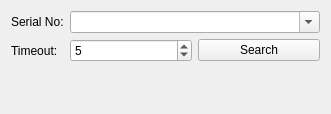
<?xml version="1.0" encoding="UTF-8"?>
<ui version="4.0">
 <class>Form</class>
 <widget class="QWidget" name="Form">
  <property name="geometry">
   <rect>
    <x>0</x>
    <y>0</y>
    <width>331</width>
    <height>114</height>
   </rect>
  </property>
  <property name="windowTitle">
   <string>Form</string>
  </property>
  <property name="styleSheet">
   <string notr="true">QToolTip {
    border: 1px solid #76797C;
    background-color: #5A7566;
    color: white;
    padding: 0px;
    opacity: 200;
}

QWidget {
    color: #eff0f1;
    background-color: #31363b;
    selection-background-color: #3daee9;
    selection-color: #eff0f1;
    background-clip: border;
    border-image: none;
    border: 0px transparent black;
    outline: 0;
}

QWidget:item:hover {
    background-color: #18465d;
    color: #eff0f1;
}

QWidget:item:selected {
    background-color: #18465d;
}

QCheckBox {
    spacing: 5px;
    outline: none;
    color: #eff0f1;
    margin-bottom: 2px;
}

QCheckBox:disabled {
    color: #76797C;
}

QCheckBox::indicator,
QGroupBox::indicator {
    width: 18px;
    height: 18px;
}

QGroupBox::indicator {
    margin-left: 2px;
}

QCheckBox::indicator:unchecked,
QGroupBox::indicator:unchecked {
    image: url(:/qss_icons/rc/checkbox_unchecked.png);
}

QCheckBox::indicator:unchecked:hover,
QCheckBox::indicator:unchecked:focus,
QCheckBox::indicator:unchecked:pressed,
QGroupBox::indicator:unchecked:hover,
QGroupBox::indicator:unchecked:focus,
QGroupBox::indicator:unchecked:pressed {
    border: none;
    image: url(:/qss_icons/rc/checkbox_unchecked_focus.png);
}

QCheckBox::indicator:checked,
QGroupBox::indicator:checked {
    image: url(:/qss_icons/rc/checkbox_checked.png);
}

QCheckBox::indicator:checked:hover,
QCheckBox::indicator:checked:focus,
QCheckBox::indicator:checked:pressed,
QGroupBox::indicator:checked:hover,
QGroupBox::indicator:checked:focus,
QGroupBox::indicator:checked:pressed {
    border: none;
    image: url(:/qss_icons/rc/checkbox_checked_focus.png);
}

QCheckBox::indicator:indeterminate {
    image: url(:/qss_icons/rc/checkbox_indeterminate.png);
}

QCheckBox::indicator:indeterminate:focus,
QCheckBox::indicator:indeterminate:hover,
QCheckBox::indicator:indeterminate:pressed {
    image: url(:/qss_icons/rc/checkbox_indeterminate_focus.png);
}

QCheckBox::indicator:checked:disabled,
QGroupBox::indicator:checked:disabled {
    image: url(:/qss_icons/rc/checkbox_checked_disabled.png);
}

QCheckBox::indicator:unchecked:disabled,
QGroupBox::indicator:unchecked:disabled {
    image: url(:/qss_icons/rc/checkbox_unchecked_disabled.png);
}

QRadioButton {
    color:                  white;
}

QRadioButton::indicator {
    width:                  10px;
    height:                 10px;
    border-radius:          7px;
}

QRadioButton::indicator:checked {
    background-color:       red;
    border:                 2px solid white;
}

QRadioButton::indicator:unchecked {
    background-color:       black;
    border:                 2px solid white;
}

QMenuBar {
    background-color: #31363b;
    color: #eff0f1;
}

QMenuBar::item {
    background: transparent;
}

QMenuBar::item:selected {
    background: transparent;
    border: 1px solid #76797C;
}

QMenuBar::item:pressed {
    border: 1px solid #76797C;
    background-color: #3daee9;
    color: #eff0f1;
    margin-bottom: -1px;
    padding-bottom: 1px;
}

QMenu {
    border: 1px solid #76797C;
    color: #eff0f1;
    margin: 2px;
}

QMenu::icon {
    margin: 5px;
}

QMenu::item {
    padding: 5px 30px 5px 30px;
    border: 1px solid transparent;
    /* reserve space for selection border */
}

QMenu::item:selected {
    color: #eff0f1;
}

QMenu::separator {
    height: 2px;
    background: lightblue;
    margin-left: 10px;
    margin-right: 5px;
}

QMenu::indicator {
    width: 18px;
    height: 18px;
}


/* non-exclusive indicator = check box style indicator
   (see QActionGroup::setExclusive) */

QMenu::indicator:non-exclusive:unchecked {
    image: url(:/qss_icons/rc/checkbox_unchecked.png);
}

QMenu::indicator:non-exclusive:unchecked:selected {
    image: url(:/qss_icons/rc/checkbox_unchecked_disabled.png);
}

QMenu::indicator:non-exclusive:checked {
    image: url(:/qss_icons/rc/checkbox_checked.png);
}

QMenu::indicator:non-exclusive:checked:selected {
    image: url(:/qss_icons/rc/checkbox_checked_disabled.png);
}


/* exclusive indicator = radio button style indicator (see QActionGroup::setExclusive) */

QMenu::indicator:exclusive:unchecked {
    image: url(:/qss_icons/rc/radio_unchecked.png);
}

QMenu::indicator:exclusive:unchecked:selected {
    image: url(:/qss_icons/rc/radio_unchecked_disabled.png);
}

QMenu::indicator:exclusive:checked {
    image: url(:/qss_icons/rc/radio_checked.png);
}

QMenu::indicator:exclusive:checked:selected {
    image: url(:/qss_icons/rc/radio_checked_disabled.png);
}

QMenu::right-arrow {
    margin: 5px;
    image: url(:/qss_icons/rc/right_arrow.png)
}

QWidget:disabled {
    color: #454545;
    background-color: #31363b;
}

QAbstractItemView {
    alternate-background-color: #31363b;
    color: #eff0f1;
    border: 1px solid #3A3939;
    border-radius: 2px;
}

QWidget:focus,
QMenuBar:focus {
    border: 1px solid #3daee9;
}

QTabWidget:focus,
QCheckBox:focus,
QRadioButton:focus,
QSlider:focus {
    border: none;
}

QLineEdit {
    background-color: #232629;
    padding: 5px;
    border-style: solid;
    border: 1px solid #76797C;
    border-radius: 2px;
    color: #eff0f1;
}

QAbstractItemView QLineEdit {
    padding: 0;
}

QGroupBox {
    border: 1px solid #76797C;
    border-radius: 2px;
    margin-top: 20px;
}

QGroupBox::title {
    subcontrol-origin: margin;
    subcontrol-position: top center;
    padding-left: 10px;
    padding-right: 10px;
    padding-top: 10px;
}

QAbstractScrollArea {
    border-radius: 2px;
    border: 1px solid #76797C;
    background-color: transparent;
}

QScrollBar:horizontal {
    height: 15px;
    margin: 3px 15px 3px 15px;
    border: 1px transparent #2A2929;
    border-radius: 4px;
    background-color: #2A2929;
}

QScrollBar::handle:horizontal {
    background-color: #605F5F;
    min-width: 5px;
    border-radius: 4px;
}

QScrollBar::add-line:horizontal {
    margin: 0px 3px 0px 3px;
    border-image: url(:/qss_icons/rc/right_arrow_disabled.png);
    width: 10px;
    height: 10px;
    subcontrol-position: right;
    subcontrol-origin: margin;
}

QScrollBar::sub-line:horizontal {
    margin: 0px 3px 0px 3px;
    border-image: url(:/qss_icons/rc/left_arrow_disabled.png);
    height: 10px;
    width: 10px;
    subcontrol-position: left;
    subcontrol-origin: margin;
}

QScrollBar::add-line:horizontal:hover,
QScrollBar::add-line:horizontal:on {
    border-image: url(:/qss_icons/rc/right_arrow.png);
    height: 10px;
    width: 10px;
    subcontrol-position: right;
    subcontrol-origin: margin;
}

QScrollBar::sub-line:horizontal:hover,
QScrollBar::sub-line:horizontal:on {
    border-image: url(:/qss_icons/rc/left_arrow.png);
    height: 10px;
    width: 10px;
    subcontrol-position: left;
    subcontrol-origin: margin;
}

QScrollBar::up-arrow:horizontal,
QScrollBar::down-arrow:horizontal {
    background: none;
}

QScrollBar::add-page:horizontal,
QScrollBar::sub-page:horizontal {
    background: none;
}

QScrollBar:vertical {
    background-color: #2A2929;
    width: 15px;
    margin: 15px 3px 15px 3px;
    border: 1px transparent #2A2929;
    border-radius: 4px;
}

QScrollBar::handle:vertical {
    background-color: #605F5F;
    min-height: 5px;
    border-radius: 4px;
}

QScrollBar::sub-line:vertical {
    margin: 3px 0px 3px 0px;
    border-image: url(:/qss_icons/rc/up_arrow_disabled.png);
    height: 10px;
    width: 10px;
    subcontrol-position: top;
    subcontrol-origin: margin;
}

QScrollBar::add-line:vertical {
    margin: 3px 0px 3px 0px;
    border-image: url(:/qss_icons/rc/down_arrow_disabled.png);
    height: 10px;
    width: 10px;
    subcontrol-position: bottom;
    subcontrol-origin: margin;
}

QScrollBar::sub-line:vertical:hover,
QScrollBar::sub-line:vertical:on {
    border-image: url(:/qss_icons/rc/up_arrow.png);
    height: 10px;
    width: 10px;
    subcontrol-position: top;
    subcontrol-origin: margin;
}

QScrollBar::add-line:vertical:hover,
QScrollBar::add-line:vertical:on {
    border-image: url(:/qss_icons/rc/down_arrow.png);
    height: 10px;
    width: 10px;
    subcontrol-position: bottom;
    subcontrol-origin: margin;
}

QScrollBar::up-arrow:vertical,
QScrollBar::down-arrow:vertical {
    background: none;
}

QScrollBar::add-page:vertical,
QScrollBar::sub-page:vertical {
    background: none;
}

QTextEdit {
    background-color: #232629;
    color: #eff0f1;
    border: 1px solid #76797C;
}

QPlainTextEdit {
    background-color: #232629;
    ;
    color: #eff0f1;
    border-radius: 2px;
    border: 1px solid #76797C;
}

QHeaderView::section {
    background-color: #76797C;
    color: #eff0f1;
    padding: 5px;
    border: 1px solid #76797C;
}

QSizeGrip {
    image: url(:/qss_icons/rc/sizegrip.png);
    width: 12px;
    height: 12px;
}

QMainWindow::separator {
    background-color: #31363b;
    color: white;
    padding-left: 4px;
    spacing: 2px;
    border: 1px dashed #76797C;
}

QMainWindow::separator:hover {
    background-color: #787876;
    color: white;
    padding-left: 4px;
    border: 1px solid #76797C;
    spacing: 2px;
}

QMenu::separator {
    height: 1px;
    background-color: #76797C;
    color: white;
    padding-left: 4px;
    margin-left: 10px;
    margin-right: 5px;
}

QFrame {
    border-radius: 2px;
    border: 1px solid #76797C;
}

QFrame[frameShape=&quot;0&quot;] {
    border-radius: 2px;
    border: 1px transparent #76797C;
}

QStackedWidget {
    border: 1px transparent black;
}

QToolBar {
    border: 1px transparent #393838;
    background: 1px solid #31363b;
    font-weight: bold;
}

QToolBar::handle:horizontal {
    image: url(:/qss_icons/rc/Hmovetoolbar.png);
}

QToolBar::handle:vertical {
    image: url(:/qss_icons/rc/Vmovetoolbar.png);
}

QToolBar::separator:horizontal {
    image: url(:/qss_icons/rc/Hsepartoolbar.png);
}

QToolBar::separator:vertical {
    image: url(:/qss_icons/rc/Vsepartoolbar.png);
}

QToolButton#qt_toolbar_ext_button {
    background: #58595a
}

QPushButton {
    color: #eff0f1;
    background-color: #31363b;
    border-width: 1px;
    border-color: #76797C;
    border-style: solid;
    padding: 5px;
    border-radius: 2px;
    outline: none;
}

QPushButton:disabled {
    background-color: #31363b;
    border-width: 1px;
    border-color: #454545;
    border-style: solid;
    padding-top: 5px;
    padding-bottom: 5px;
    padding-left: 10px;
    padding-right: 10px;
    border-radius: 2px;
    color: #454545;
}

QPushButton:focus {
    background-color: #3daee9;
    color: white;
}

QPushButton:pressed {
    background-color: #3daee9;
    padding-top: -15px;
    padding-bottom: -17px;
}

QComboBox {
    selection-background-color: #3daee9;
    border-style: solid;
    border: 1px solid #76797C;
    border-radius: 2px;
    padding: 5px;
    min-width: 75px;
}

QPushButton:checked {
    background-color: #76797C;
    border-color: #6A6969;
}

QComboBox:hover,
QPushButton:hover,
QAbstractSpinBox:hover,
QLineEdit:hover,
QTextEdit:hover,
QPlainTextEdit:hover,
QAbstractView:hover,
QTreeView:hover {
    border: 1px solid #3daee9;
    color: #eff0f1;
}

QComboBox:on {
    padding-top: 3px;
    padding-left: 4px;
    selection-background-color: #4a4a4a;
}

QComboBox QAbstractItemView {
    background-color: #232629;
    border-radius: 2px;
    border: 1px solid #76797C;
    selection-background-color: #18465d;
}

QComboBox::drop-down {
    subcontrol-origin: padding;
    subcontrol-position: top right;
    width: 15px;
    border-left-width: 0px;
    border-left-color: darkgray;
    border-left-style: solid;
    border-top-right-radius: 3px;
    border-bottom-right-radius: 3px;
}

QComboBox::down-arrow {
    image: url(/usr/share/icons/Adwaita/16x16/actions/go-down-symbolic.symbolic.png);
}

QComboBox::down-arrow:on {
	top: 1px;
    left: 1px;
}

QAbstractSpinBox {
    padding: 5px;
    border: 1px solid #76797C;
    color: #eff0f1;
    border-radius: 2px;
    min-width: 75px;
}

QAbstractSpinBox::up-arrow,
QAbstractSpinBox::up-arrow:disabled,
QAbstractSpinBox::up-arrow:off {
    image: url(/usr/share/icons/Adwaita/16x16/actions/go-up-symbolic.symbolic.png);
    width: 10px;
    height: 10px;
}

QAbstractSpinBox::up-arrow:hover {
    image: url(:/qss_icons/rc/up_arrow.png);
}

QAbstractSpinBox::down-arrow,
QAbstractSpinBox::down-arrow:disabled,
QAbstractSpinBox::down-arrow:off {
    image: url(/usr/share/icons/Adwaita/16x16/actions/go-down-symbolic.symbolic.png);
    width: 10px;
    height: 10px;
}

QAbstractSpinBox::down-arrow:hover {
    image: url(:/qss_icons/rc/down_arrow.png);
}

QLabel {
    border: 0px solid black;
}

QTabWidget {
    border: 0px transparent black;
}

QTabWidget::pane {
    border: 1px solid #76797C;
    padding: 5px;
    margin: 0px;
}

QTabWidget::tab-bar {
    /* left: 5px; move to the right by 5px */
}

QTabBar {
    qproperty-drawBase: 0;
    border-radius: 3px;
}

QTabBar:focus {
    border: 0px transparent black;
}

QTabBar::close-button {
    image: url(:/qss_icons/rc/close.png);
    background: transparent;
}

QTabBar::close-button:hover {
    image: url(:/qss_icons/rc/close-hover.png);
    background: transparent;
}

QTabBar::close-button:pressed {
    image: url(:/qss_icons/rc/close-pressed.png);
    background: transparent;
}


/* TOP TABS */

QTabBar::tab:top {
    color: #eff0f1;
    border: 1px solid #76797C;
    border-bottom: 1px transparent black;
    background-color: #31363b;
    padding: 5px;
    min-width: 50px;
    border-top-left-radius: 2px;
    border-top-right-radius: 2px;
}

QTabBar::tab:top:selected {
    color: #eff0f1;
    background-color: #54575B;
    border: 1px solid #76797C;
    border-bottom: 2px solid #3daee9;
    border-top-left-radius: 2px;
    border-top-right-radius: 2px;
}

QTabBar::tab:top:!selected:hover {
    background-color: #3daee9;
}


/* BOTTOM TABS */

QTabBar::tab:bottom {
    color: #eff0f1;
    border: 1px solid #76797C;
    border-top: 1px transparent black;
    background-color: #31363b;
    padding: 5px;
    border-bottom-left-radius: 2px;
    border-bottom-right-radius: 2px;
    min-width: 50px;
}

QTabBar::tab:bottom:selected {
    color: #eff0f1;
    background-color: #54575B;
    border: 1px solid #76797C;
    border-top: 2px solid #3daee9;
    border-bottom-left-radius: 2px;
    border-bottom-right-radius: 2px;
}

QTabBar::tab:bottom:!selected:hover {
    background-color: #3daee9;
}


/* LEFT TABS */

QTabBar::tab:left {
    color: #eff0f1;
    border: 1px solid #76797C;
    border-left: 1px transparent black;
    background-color: #31363b;
    padding: 5px;
    border-top-right-radius: 2px;
    border-bottom-right-radius: 2px;
    min-height: 50px;
}

QTabBar::tab:left:selected {
    color: #eff0f1;
    background-color: #54575B;
    border: 1px solid #76797C;
    border-left: 2px solid #3daee9;
    border-top-right-radius: 2px;
    border-bottom-right-radius: 2px;
}

QTabBar::tab:left:!selected:hover {
    background-color: #3daee9;
}


/* RIGHT TABS */

QTabBar::tab:right {
    color: #eff0f1;
    border: 1px solid #76797C;
    border-right: 1px transparent black;
    background-color: #31363b;
    padding: 5px;
    border-top-left-radius: 2px;
    border-bottom-left-radius: 2px;
    min-height: 50px;
}

QTabBar::tab:right:selected {
    color: #eff0f1;
    background-color: #54575B;
    border: 1px solid #76797C;
    border-right: 2px solid #3daee9;
    border-top-left-radius: 2px;
    border-bottom-left-radius: 2px;
}

QTabBar::tab:right:!selected:hover {
    background-color: #3daee9;
}

QTabBar QToolButton::right-arrow:enabled {
    image: url(:/qss_icons/rc/right_arrow.png);
}

QTabBar QToolButton::left-arrow:enabled {
    image: url(:/qss_icons/rc/left_arrow.png);
}

QTabBar QToolButton::right-arrow:disabled {
    image: url(:/qss_icons/rc/right_arrow_disabled.png);
}

QTabBar QToolButton::left-arrow:disabled {
    image: url(:/qss_icons/rc/left_arrow_disabled.png);
}

QDockWidget {
    background: #31363b;
    border: 1px solid #403F3F;
    titlebar-close-icon: url(:/qss_icons/rc/close.png);
    titlebar-normal-icon: url(:/qss_icons/rc/undock.png);
}

QDockWidget::close-button,
QDockWidget::float-button {
    border: 1px solid transparent;
    border-radius: 2px;
    background: transparent;
}

QDockWidget::close-button:hover,
QDockWidget::float-button:hover {
    background: rgba(255, 255, 255, 10);
}

QDockWidget::close-button:pressed,
QDockWidget::float-button:pressed {
    padding: 1px -1px -1px 1px;
    background: rgba(255, 255, 255, 10);
}

QTreeView,
QListView {
    border: 1px solid #76797C;
    background-color: #232629;
}

QTreeView:branch:selected,
QTreeView:branch:hover {
    background: url(:/qss_icons/rc/transparent.png);
}

QTreeView::branch:has-siblings:!adjoins-item {
    border-image: url(:/qss_icons/rc/transparent.png);
}

QTreeView::branch:has-siblings:adjoins-item {
    border-image: url(:/qss_icons/rc/transparent.png);
}

QTreeView::branch:!has-children:!has-siblings:adjoins-item {
    border-image: url(:/qss_icons/rc/transparent.png);
}

QTreeView::branch:has-children:!has-siblings:closed,
QTreeView::branch:closed:has-children:has-siblings {
    image: url(:/qss_icons/rc/branch_closed.png);
}

QTreeView::branch:open:has-children:!has-siblings,
QTreeView::branch:open:has-children:has-siblings {
    image: url(:/qss_icons/rc/branch_open.png);
}

QTreeView::branch:has-children:!has-siblings:closed:hover,
QTreeView::branch:closed:has-children:has-siblings:hover {
    image: url(:/qss_icons/rc/branch_closed-on.png);
}

QTreeView::branch:open:has-children:!has-siblings:hover,
QTreeView::branch:open:has-children:has-siblings:hover {
    image: url(:/qss_icons/rc/branch_open-on.png);
}

QListView::item:!selected:hover,
QTreeView::item:!selected:hover {
    background: #18465d;
    outline: 0;
    color: #eff0f1
}

QListView::item:selected:hover,
QTreeView::item:selected:hover {
    background: #287399;
    color: #eff0f1;
}

QTreeView::indicator:checked,
QListView::indicator:checked {
    image: url(:/qss_icons/rc/checkbox_checked.png);
}

QTreeView::indicator:unchecked,
QListView::indicator:unchecked {
    image: url(:/qss_icons/rc/checkbox_unchecked.png);
}

QTreeView::indicator:indeterminate,
QListView::indicator:indeterminate {
    image: url(:/qss_icons/rc/checkbox_indeterminate.png);
}

QTreeView::indicator:checked:hover,
QTreeView::indicator:checked:focus,
QTreeView::indicator:checked:pressed,
QListView::indicator:checked:hover,
QListView::indicator:checked:focus,
QListView::indicator:checked:pressed {
    image: url(:/qss_icons/rc/checkbox_checked_focus.png);
}

QTreeView::indicator:unchecked:hover,
QTreeView::indicator:unchecked:focus,
QTreeView::indicator:unchecked:pressed,
QListView::indicator:unchecked:hover,
QListView::indicator:unchecked:focus,
QListView::indicator:unchecked:pressed {
    image: url(:/qss_icons/rc/checkbox_unchecked_focus.png);
}

QTreeView::indicator:indeterminate:hover,
QTreeView::indicator:indeterminate:focus,
QTreeView::indicator:indeterminate:pressed,
QListView::indicator:indeterminate:hover,
QListView::indicator:indeterminate:focus,
QListView::indicator:indeterminate:pressed {
    image: url(:/qss_icons/rc/checkbox_indeterminate_focus.png);
}

QSlider::groove:horizontal {
    border: 1px solid #565a5e;
    height: 4px;
    background: #565a5e;
    margin: 0px;
    border-radius: 2px;
}

QSlider::handle:horizontal {
    background: #232629;
    border: 1px solid #565a5e;
    width: 16px;
    height: 16px;
    margin: -8px 0;
    border-radius: 9px;
}

QSlider::sub-page:horizontal {
    border: 1px solid #565a5e;
    height: 4px;
    background: #3daee9;
    margin: 0px;
    border-radius: 2px;
}

QSlider::groove:vertical {
    border: 1px solid #565a5e;
    width: 4px;
    background: #565a5e;
    margin: 0px;
    border-radius: 3px;
}

QSlider::handle:vertical {
    background: #232629;
    border: 1px solid #565a5e;
    width: 16px;
    height: 16px;
    margin: 0 -8px;
    border-radius: 9px;
}

QSlider::sub-page:vertical {
    border: 1px solid #565a5e;
    width: 4px;
    background: #3daee9;
    margin: 0px;
    border-radius: 3px;
}

QToolButton {
    background-color: transparent;
    border: 1px transparent #76797C;
    border-radius: 2px;
    margin: 3px;
    padding: 5px;
}

QToolButton[popupMode=&quot;1&quot;] {
    /* only for MenuButtonPopup */
    padding-right: 20px;
    /* make way for the popup button */
    border: 1px #76797C;
    border-radius: 5px;
}

QToolButton[popupMode=&quot;2&quot;] {
    /* only for InstantPopup */
    padding-right: 10px;
    /* make way for the popup button */
    border: 1px #76797C;
}

QToolButton:hover,
QToolButton::menu-button:hover {
    background-color: transparent;
    border: 1px solid #3daee9;
    padding: 5px;
}

QToolButton:checked,
QToolButton:pressed,
QToolButton::menu-button:pressed {
    background-color: #3daee9;
    border: 1px solid #3daee9;
    padding: 5px;
}


/* the subcontrol below is used only in the InstantPopup or DelayedPopup mode */

QToolButton::menu-indicator {
    image: url(:/qss_icons/rc/down_arrow.png);
    top: -7px;
    left: -2px;
    /* shift it a bit */
}


/* the subcontrols below are used only in the MenuButtonPopup mode */

QToolButton::menu-button {
    border: 1px transparent #76797C;
    border-top-right-radius: 6px;
    border-bottom-right-radius: 6px;
    /* 16px width + 4px for border = 20px allocated above */
    width: 16px;
    outline: none;
}

QToolButton::menu-arrow {
    image: url(:/qss_icons/rc/down_arrow.png);
}

QToolButton::menu-arrow:open {
    border: 1px solid #76797C;
}

QPushButton::menu-indicator {
    subcontrol-origin: padding;
    subcontrol-position: bottom right;
    left: 8px;
}

QTableView {
    border: 1px solid #76797C;
    gridline-color: #31363b;
    background-color: #232629;
}

QTableView,
QHeaderView {
    border-radius: 0px;
}

QTableView::item:pressed,
QListView::item:pressed,
QTreeView::item:pressed {
    background: #18465d;
    color: #eff0f1;
}

QTableView::item:selected:active,
QTreeView::item:selected:active,
QListView::item:selected:active {
    background: #287399;
    color: #eff0f1;
}

QHeaderView {
    background-color: #31363b;
    border: 1px transparent;
    border-radius: 0px;
    margin: 0px;
    padding: 0px;
}

QHeaderView::section {
    background-color: #31363b;
    color: #eff0f1;
    padding: 5px;
    border: 1px solid #76797C;
    border-radius: 0px;
    text-align: center;
}

QHeaderView::section::vertical::first,
QHeaderView::section::vertical::only-one {
    border-top: 1px solid #76797C;
}

QHeaderView::section::vertical {
    border-top: transparent;
}

QHeaderView::section::horizontal::first,
QHeaderView::section::horizontal::only-one {
    border-left: 1px solid #76797C;
}

QHeaderView::section::horizontal {
    border-left: transparent;
}

QHeaderView::section:checked {
    color: white;
    background-color: #334e5e;
}


/* style the sort indicator */

QHeaderView::down-arrow {
    image: url(:/qss_icons/rc/down_arrow.png);
}

QHeaderView::up-arrow {
    image: url(:/qss_icons/rc/up_arrow.png);
}

QTableCornerButton::section {
    background-color: #31363b;
    border: 1px transparent #76797C;
    border-radius: 0px;
}

QToolBox {
    padding: 5px;
    border: 1px transparent black;
}

QToolBox::tab {
    color: #eff0f1;
    background-color: #31363b;
    border: 1px solid #76797C;
    border-bottom: 1px transparent #31363b;
    border-top-left-radius: 5px;
    border-top-right-radius: 5px;
}

QToolBox::tab:selected {
    /* italicize selected tabs */
    font: italic;
    background-color: #31363b;
    border-color: #3daee9;
}

QStatusBar::item {
    border: 0px transparent dark;
}

QFrame[height=&quot;3&quot;],
QFrame[width=&quot;3&quot;] {
    background-color: #76797C;
}

QSplitter::handle {
    border: 1px dashed #76797C;
}

QSplitter::handle:hover {
    background-color: #787876;
    border: 1px solid #76797C;
}

QSplitter::handle:horizontal {
    width: 1px;
}

QSplitter::handle:vertical {
    height: 1px;
}

QProgressBar {
    border: 1px solid #76797C;
    border-radius: 5px;
    text-align: center;
}

QProgressBar::chunk {
    background-color: #05B8CC;
}

QDateEdit {
    selection-background-color: #3daee9;
    border-style: solid;
    border: 1px solid #3375A3;
    border-radius: 2px;
    padding: 1px;
    min-width: 75px;
}

QDateEdit:on {
    padding-top: 3px;
    padding-left: 4px;
    selection-background-color: #4a4a4a;
}

QDateEdit QAbstractItemView {
    background-color: #232629;
    border-radius: 2px;
    border: 1px solid #3375A3;
    selection-background-color: #3daee9;
}

QDateEdit::drop-down {
    subcontrol-origin: padding;
    subcontrol-position: top right;
    width: 15px;
    border-left-width: 0px;
    border-left-color: darkgray;
    border-left-style: solid;
    border-top-right-radius: 3px;
    border-bottom-right-radius: 3px;
}

QDateEdit::down-arrow {
    image: url(:/qss_icons/rc/down_arrow_disabled.png);
}

QDateEdit::down-arrow:on,
QDateEdit::down-arrow:hover,
QDateEdit::down-arrow:focus {
    image: url(:/qss_icons/rc/down_arrow.png);
}</string>
  </property>
  <layout class="QGridLayout" name="gridLayout">
   <item row="0" column="0">
    <widget class="QLabel" name="label">
     <property name="text">
      <string>Serial No:</string>
     </property>
    </widget>
   </item>
   <item row="0" column="1">
    <widget class="QComboBox" name="comboBox">
     <property name="sizePolicy">
      <sizepolicy hsizetype="MinimumExpanding" vsizetype="Fixed">
       <horstretch>0</horstretch>
       <verstretch>0</verstretch>
      </sizepolicy>
     </property>
     <property name="editable">
      <bool>true</bool>
     </property>
    </widget>
   </item>
   <item row="1" column="0">
    <widget class="QLabel" name="label_2">
     <property name="text">
      <string>Timeout:</string>
     </property>
    </widget>
   </item>
   <item row="1" column="1">
    <layout class="QHBoxLayout" name="horizontalLayout">
     <item>
      <widget class="QSpinBox" name="spinBox">
       <property name="value">
        <number>5</number>
       </property>
      </widget>
     </item>
     <item>
      <widget class="QPushButton" name="searchButton">
       <property name="text">
        <string>Search</string>
       </property>
      </widget>
     </item>
    </layout>
   </item>
   <item row="2" column="0" colspan="2">
    <widget class="QLabel" name="msgLabel">
     <property name="text">
      <string/>
     </property>
    </widget>
   </item>
  </layout>
 </widget>
 <resources/>
 <connections/>
</ui>
